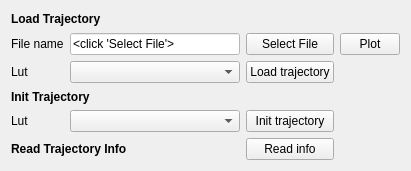
     <widget class="QWidget" name="gridLayoutWidget_7">
      <property name="geometry">
       <rect>
        <x>1040</x>
        <y>10</y>
        <width>411</width>
        <height>171</height>
       </rect>
      </property>
      <layout class="QGridLayout" name="gridLayout_7">
       <item row="1" column="2">
        <widget class="QPushButton" name="push_select_traj_file">
         <property name="text">
          <string>Select File</string>
         </property>
        </widget>
       </item>
       <item row="1" column="0">
        <widget class="QLabel" name="label_51">
         <property name="text">
          <string>File name</string>
         </property>
        </widget>
       </item>
       <item row="4" column="1">
        <widget class="QComboBox" name="comboBox_3">
         <property name="sizePolicy">
          <sizepolicy hsizetype="Expanding" vsizetype="Fixed">
           <horstretch>0</horstretch>
           <verstretch>0</verstretch>
          </sizepolicy>
         </property>
        </widget>
       </item>
       <item row="5" column="0" colspan="2">
        <widget class="QLabel" name="label_64">
         <property name="font">
          <font>
           <weight>75</weight>
           <bold>true</bold>
          </font>
         </property>
         <property name="text">
          <string>Read Trajectory Info</string>
         </property>
        </widget>
       </item>
       <item row="3" column="0" colspan="2">
        <widget class="QLabel" name="label_58">
         <property name="font">
          <font>
           <weight>75</weight>
           <bold>true</bold>
          </font>
         </property>
         <property name="text">
          <string>Init Trajectory</string>
         </property>
        </widget>
       </item>
       <item row="5" column="2">
        <widget class="QPushButton" name="push_read_traj_info">
         <property name="text">
          <string>Read info</string>
         </property>
        </widget>
       </item>
       <item row="0" column="0" colspan="2">
        <widget class="QLabel" name="label_54">
         <property name="font">
          <font>
           <weight>75</weight>
           <bold>true</bold>
          </font>
         </property>
         <property name="text">
          <string>Load Trajectory</string>
         </property>
        </widget>
       </item>
       <item row="4" column="0">
        <widget class="QLabel" name="label_57">
         <property name="text">
          <string>Lut</string>
         </property>
        </widget>
       </item>
       <item row="2" column="2">
        <widget class="QPushButton" name="push_load_trajectory">
         <property name="text">
          <string>Load trajectory</string>
         </property>
        </widget>
       </item>
       <item row="2" column="1">
        <widget class="QComboBox" name="comboBox_2">
         <property name="sizePolicy">
          <sizepolicy hsizetype="Expanding" vsizetype="Fixed">
           <horstretch>0</horstretch>
           <verstretch>0</verstretch>
          </sizepolicy>
         </property>
        </widget>
       </item>
       <item row="4" column="2">
        <widget class="QPushButton" name="push_init_trajectory">
         <property name="text">
          <string>Init trajectory</string>
         </property>
        </widget>
       </item>
       <item row="2" column="0">
        <widget class="QLabel" name="label_55">
         <property name="text">
          <string>Lut</string>
         </property>
        </widget>
       </item>
       <item row="1" column="3">
        <widget class="QPushButton" name="push_plot_traj">
         <property name="sizePolicy">
          <sizepolicy hsizetype="Maximum" vsizetype="Fixed">
           <horstretch>0</horstretch>
           <verstretch>0</verstretch>
          </sizepolicy>
         </property>
         <property name="maximumSize">
          <size>
           <width>60</width>
           <height>16777215</height>
          </size>
         </property>
         <property name="text">
          <string>Plot</string>
         </property>
        </widget>
       </item>
       <item row="1" column="1">
        <widget class="QLineEdit" name="label_56">
         <property name="enabled">
          <bool>false</bool>
         </property>
         <property name="palette">
          <palette>
           <active>
            <colorrole role="WindowText">
             <brush brushstyle="SolidPattern">
              <color alpha="255">
               <red>0</red>
               <green>0</green>
               <blue>0</blue>
              </color>
             </brush>
            </colorrole>
            <colorrole role="Dark">
             <brush brushstyle="SolidPattern">
              <color alpha="255">
               <red>0</red>
               <green>0</green>
               <blue>0</blue>
              </color>
             </brush>
            </colorrole>
            <colorrole role="Text">
             <brush brushstyle="SolidPattern">
              <color alpha="255">
               <red>0</red>
               <green>0</green>
               <blue>0</blue>
              </color>
             </brush>
            </colorrole>
            <colorrole role="ButtonText">
             <brush brushstyle="SolidPattern">
              <color alpha="255">
               <red>0</red>
               <green>0</green>
               <blue>0</blue>
              </color>
             </brush>
            </colorrole>
            <colorrole role="Base">
             <brush brushstyle="SolidPattern">
              <color alpha="255">
               <red>255</red>
               <green>255</green>
               <blue>255</blue>
              </color>
             </brush>
            </colorrole>
            <colorrole role="Window">
             <brush brushstyle="SolidPattern">
              <color alpha="255">
               <red>255</red>
               <green>255</green>
               <blue>255</blue>
              </color>
             </brush>
            </colorrole>
           </active>
           <inactive>
            <colorrole role="WindowText">
             <brush brushstyle="SolidPattern">
              <color alpha="255">
               <red>0</red>
               <green>0</green>
               <blue>0</blue>
              </color>
             </brush>
            </colorrole>
            <colorrole role="Dark">
             <brush brushstyle="SolidPattern">
              <color alpha="255">
               <red>0</red>
               <green>0</green>
               <blue>0</blue>
              </color>
             </brush>
            </colorrole>
            <colorrole role="Text">
             <brush brushstyle="SolidPattern">
              <color alpha="255">
               <red>0</red>
               <green>0</green>
               <blue>0</blue>
              </color>
             </brush>
            </colorrole>
            <colorrole role="ButtonText">
             <brush brushstyle="SolidPattern">
              <color alpha="255">
               <red>0</red>
               <green>0</green>
               <blue>0</blue>
              </color>
             </brush>
            </colorrole>
            <colorrole role="Base">
             <brush brushstyle="SolidPattern">
              <color alpha="255">
               <red>255</red>
               <green>255</green>
               <blue>255</blue>
              </color>
             </brush>
            </colorrole>
            <colorrole role="Window">
             <brush brushstyle="SolidPattern">
              <color alpha="255">
               <red>255</red>
               <green>255</green>
               <blue>255</blue>
              </color>
             </brush>
            </colorrole>
           </inactive>
           <disabled>
            <colorrole role="WindowText">
             <brush brushstyle="SolidPattern">
              <color alpha="255">
               <red>0</red>
               <green>0</green>
               <blue>0</blue>
              </color>
             </brush>
            </colorrole>
            <colorrole role="Dark">
             <brush brushstyle="SolidPattern">
              <color alpha="255">
               <red>0</red>
               <green>0</green>
               <blue>0</blue>
              </color>
             </brush>
            </colorrole>
            <colorrole role="Text">
             <brush brushstyle="SolidPattern">
              <color alpha="255">
               <red>0</red>
               <green>0</green>
               <blue>0</blue>
              </color>
             </brush>
            </colorrole>
            <colorrole role="ButtonText">
             <brush brushstyle="SolidPattern">
              <color alpha="255">
               <red>0</red>
               <green>0</green>
               <blue>0</blue>
              </color>
             </brush>
            </colorrole>
            <colorrole role="Base">
             <brush brushstyle="SolidPattern">
              <color alpha="255">
               <red>255</red>
               <green>255</green>
               <blue>255</blue>
              </color>
             </brush>
            </colorrole>
            <colorrole role="Window">
             <brush brushstyle="SolidPattern">
              <color alpha="255">
               <red>255</red>
               <green>255</green>
               <blue>255</blue>
              </color>
             </brush>
            </colorrole>
           </disabled>
          </palette>
         </property>
         <property name="text">
          <string>&lt;click 'Select File'&gt;</string>
         </property>
         <property name="readOnly">
          <bool>true</bool>
         </property>
        </widget>
       </item>
      </layout>
     </widget>
